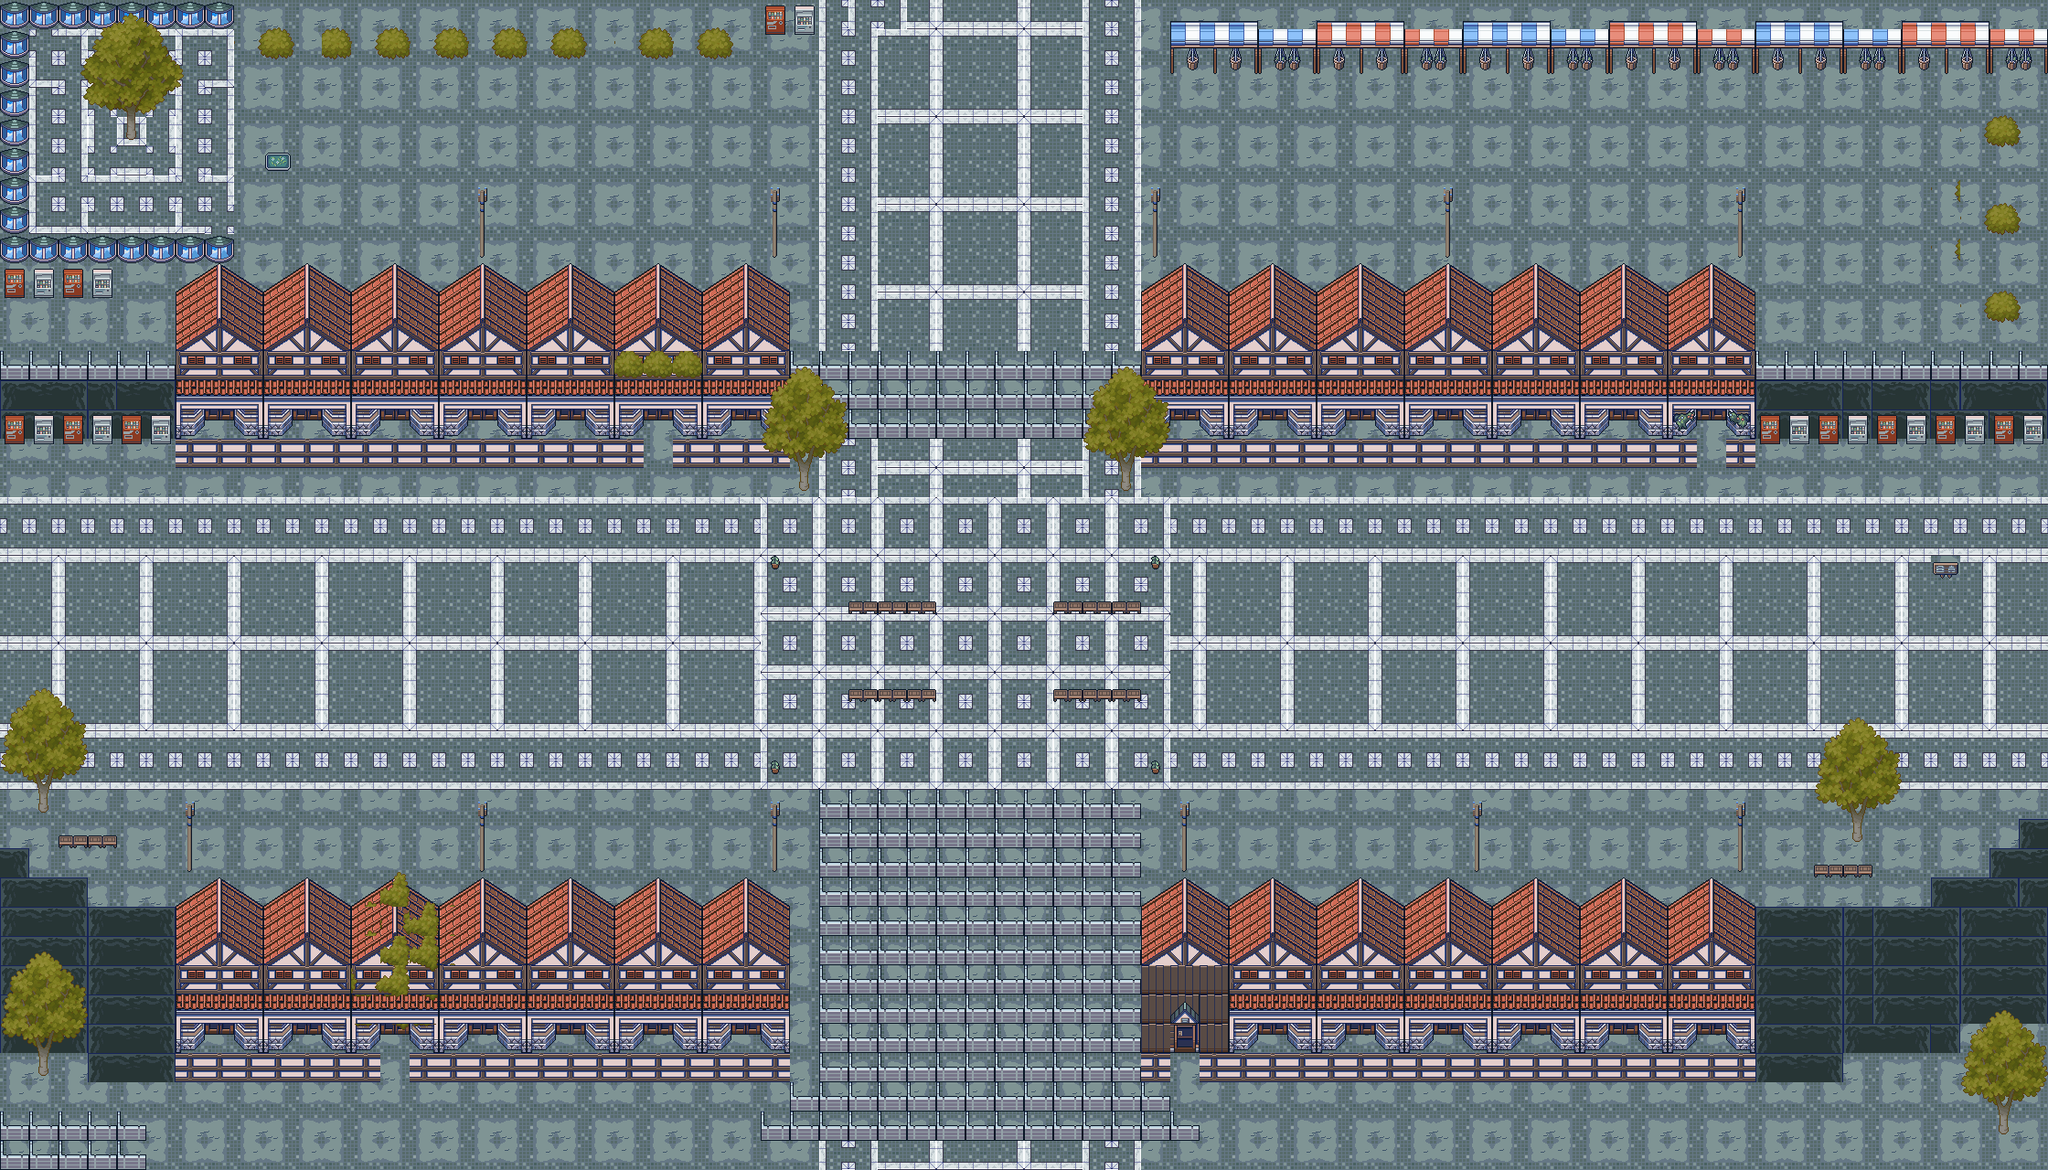

This game map was drawn from its Tiled (.tmx) file and the tilesets committed beside it. A one-line description and the trimmed map source follow:
An orthogonal 70x40 tile map with 32x32 px tiles, 4 tile layers (Tile Layer 1, buildings, accessories, trees), 2 hidden layers not drawn, 2 tilesets.

<map version="1.10" tiledversion="1.10.2" orientation="orthogonal" renderorder="right-down" width="70" height="40" tilewidth="32" tileheight="32" infinite="0" nextlayerid="8" nextobjectid="1">
 <tileset firstgid="1" source="../Simchat Torah Game.tsx" />
 <tileset firstgid="1441" source="trees for game.tsx" />
 <layer id="1" name="Tile Layer 1" width="70" height="40">
  <data>[2800 cells, 2800 non-empty, 7 distinct tile ids]</data>
 </layer>
 <layer id="2" name="buildings" width="70" height="40">
  <data>[2800 cells, 1788 non-empty, 50 distinct tile ids]</data>
 </layer>
 <layer id="3" name="accessories" width="70" height="40">
  <data>[2800 cells, 260 non-empty, 39 distinct tile ids]</data>
 </layer>
 <layer id="4" name="trees" width="70" height="40">
  <data>[2800 cells, 245 non-empty, 66 distinct tile ids]</data>
 </layer>
 <layer id="5" name="collisions" width="70" height="40" visible="0">
  <data>[2800 cells, 405 non-empty, 2 distinct tile ids]</data>
 </layer>
 <layer id="7" name="fGround" width="70" height="40" visible="0">
  <data>[2800 cells, 165 non-empty, 27 distinct tile ids]</data>
 </layer>
</map>
